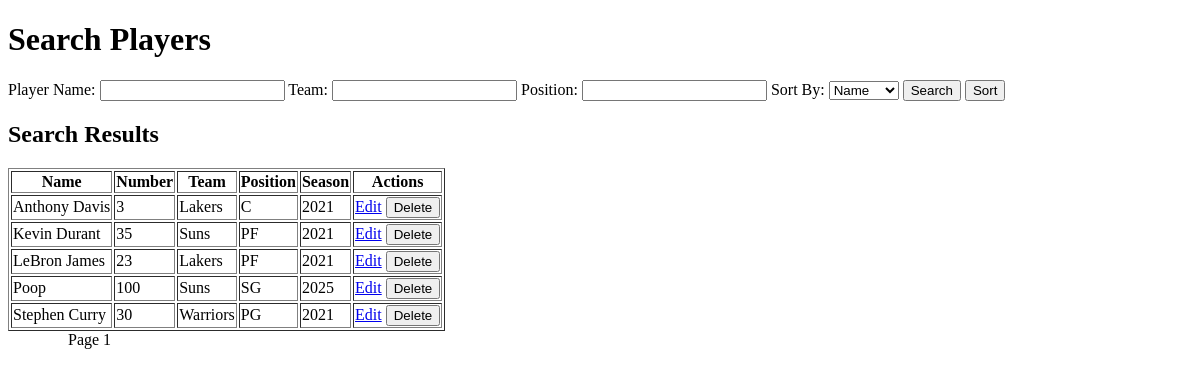
Before: /search with the older database file.
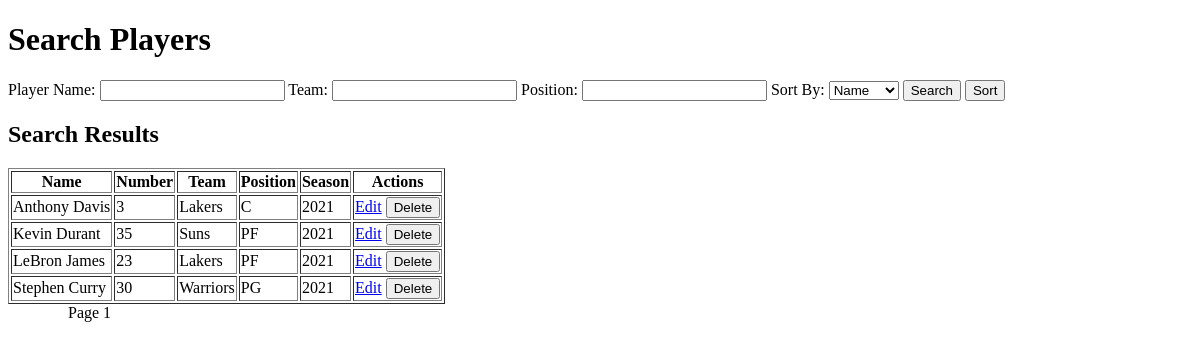
After: the same page with the newer database file.
### tables this page shows
CREATE TABLE player (
    p_name         varchar(100) not null,
    p_number       varchar(100) not null,
    p_team         varchar(100) not null,
    p_position     varchar(100) not null,
    p_key   varchar(100) not null, p_season varchar(100),
    PRIMARY KEY(p_key)
);

### project.py (the view)
@app.route('/search', methods=['GET', 'POST'])
def search():
    player_name = request.form.get('player_name', '').strip()
    team = request.form.get('team', '').strip()
    position = request.form.get('position', '').strip()
    sort_by = request.form.get('sort_by', 'p_name').strip()
    action = request.form.get('action', 'search')  # Determine if it's a search or sort action
    page = int(request.args.get('page', 1))
    query = 'SELECT * FROM player WHERE 1=1'
    params = []
    if player_name:
        query += ' AND p_name LIKE ?'
        params.append(f"%{player_name}%")
    if team:
        query += ' AND p_team LIKE ?'
        params.append(f"%{team}%")
    if position:
        query += ' AND p_position LIKE ?'
        params.append(f"%{position}%")
    if action == 'sort':
        query += f' ORDER BY {sort_by}'
    else:
        query += ' ORDER BY p_name'
    offset = (page - 1) * PER_PAGE
    query += ' LIMIT ? OFFSET ?'
    params.extend([PER_PAGE, offset])
    connection = get_db_connection()
    players = connection.execute(query, params).fetchall()
    total_query = 'SELECT COUNT(*) FROM player WHERE 1=1'
    total_params = params[:-2]  # Exclude pagination params
    if player_name:
        total_query += ' AND p_name LIKE ?'
    if team:
        total_query += ' AND p_team LIKE ?'
    if position:
        total_query += ' AND p_position LIKE ?'
    total = connection.execute(total_query, total_params).fetchone()[0]
    connection.close()
    return render_template(
        'search.html', players=players, player_name=player_name, team=team, position=position,
        sort_by=sort_by, page=page, total=total, per_page=PER_PAGE
    )

### project.py (called while the page is built)
def get_db_connection():
    connection = sqlite3.connect(DB_PATH)
    connection.row_factory = sqlite3.Row
    return connection

### templates/search.html (shortened to what this page needs)
<!DOCTYPE html>
<html lang="en">
<head>
</head>
<body>
    <h1>Search Players</h1>
    <form method="POST" action="/search">
        <label for="player_name">Player Name:</label>
        <input type="text" id="player_name" name="player_name" value="{{ player_name }}">
        <label for="team">Team:</label>
        <input type="text" id="team" name="team" value="{{ team }}">
        <label for="position">Position:</label>
        <input type="text" id="position" name="position" value="{{ position }}">
        <label for="sort_by">Sort By:</label>
        <select id="sort_by" name="sort_by">
            <option value="p_name" {% if sort_by == 'p_name' %}selected{% endif %}>Name</option>
        </select>
        <button type="submit" name="action" value="search">Search</button>
        <button type="submit" name="action" value="sort">Sort</button>
    </form>
    {% if players %}
    <h2>Search Results</h2>
    <table border="1">
        <tr>
            <th>Name</th>
            <th>Number</th>
            <th>Team</th>
            <th>Position</th>
            <th>Season</th>
            <th>Actions</th>
        </tr>
        {% for player in players %}
        <tr>
            <td>{{ player['p_name'] }}</td>
            <td>{{ player['p_number'] }}</td>
            <td>{{ player['p_team'] }}</td>
            <td>{{ player['p_position'] }}</td>
            <td>{{ player['p_season'] }}</td>
            <td>
                <a href="/edit/{{ player['p_key'] }}">Edit</a>
                <form method="POST" action="/delete/{{ player['p_key'] }}" style="display:inline;">
                    <button type="submit">Delete</button>
                </form>
            </td>
        </tr>
        {% endfor %}
    </table>
    {% endif %}
    <div>
        Page {{ page }}
    </div>
</body>
</html>

Changed rows visible on the page:
removed player: p_name "Poop", p_number "100", p_team "Suns", p_position "SG", p_season "2025"
